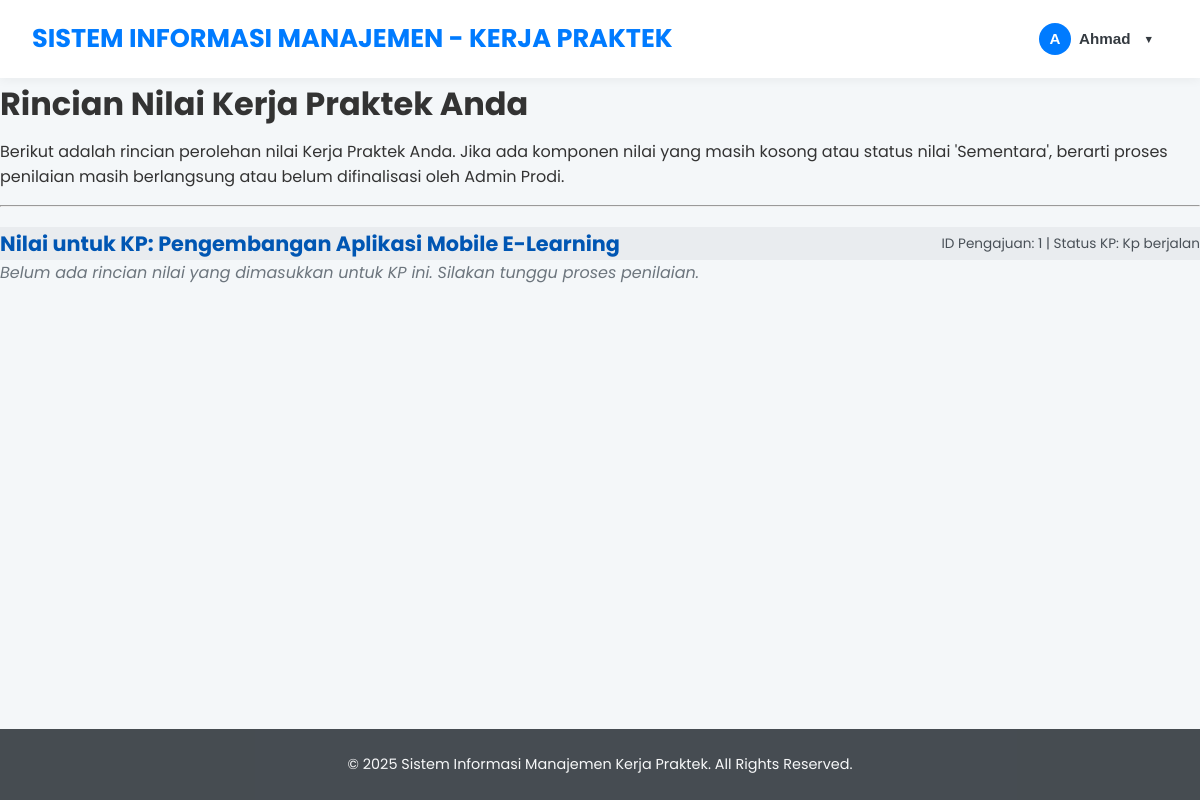
/mahasiswa/nilai_view.php (signed in), run on the app's committed database.
### tables this page shows
CREATE TABLE `pengajuan_kp` (
  `id_pengajuan` int NOT NULL,
  `nim` varchar(15) NOT NULL,
  `id_perusahaan` int DEFAULT NULL,
  `judul_kp` varchar(255) DEFAULT NULL,
  `deskripsi_kp` text,
  `tanggal_pengajuan` date NOT NULL,
  `tanggal_mulai_rencana` date DEFAULT NULL,
  `tanggal_selesai_rencana` date DEFAULT NULL,
  `status_pengajuan` enum('draft','diajukan_mahasiswa','diverifikasi_dospem','disetujui_dospem','ditolak_dospem','menunggu_konfirmasi_perusahaan','diterima_perusahaan','ditolak_perusahaan','penentuan_dospem_kp','kp_berjalan','selesai_pelaksanaan','laporan_disetujui','selesai_dinilai','dibatalkan') DEFAULT 'draft',
  `nip_dosen_pembimbing_kp` varchar(20) DEFAULT NULL,
  `catatan_admin` text,
  `catatan_dosen` text,
  `surat_pengantar_path` varchar(255) DEFAULT NULL,
  `surat_balasan_perusahaan_path` varchar(255) DEFAULT NULL,
  `created_at` timestamp NOT NULL DEFAULT CURRENT_TIMESTAMP,
  `updated_at` timestamp NOT NULL DEFAULT CURRENT_TIMESTAMP ON UPDATE CURRENT_TIMESTAMP
);

### mahasiswa/nilai_view.php (the view, shortened to what this page needs)
<?php
$nim_mahasiswa = $_SESSION['user_id'];
$error_message = '';
$nilai_kp_data_list = [];
require_once '../config/db_connect.php';
if ($conn && ($conn instanceof mysqli)) {
    $sql = "SELECT
                pk.id_pengajuan,
                pk.judul_kp,
                pk.status_pengajuan, /* Untuk konteks, apakah KP sudah selesai */
                nk.id_nilai,
                nk.nilai_pembimbing_lapangan,
                nk.catatan_pembimbing_lapangan,
                nk.nilai_dosen_pembimbing,
                nk.catatan_dosen_pembimbing,
                nk.nilai_penguji1_seminar,
                nk.catatan_penguji1_seminar,
                nk.nilai_penguji2_seminar,
                nk.catatan_penguji2_seminar,
                nk.nilai_akhir_angka,
                nk.nilai_akhir_huruf,
                nk.is_final,
                nk.tanggal_input_nilai
            FROM pengajuan_kp pk
            LEFT JOIN nilai_kp nk ON pk.id_pengajuan = nk.id_pengajuan
            WHERE pk.nim = ?
            ORDER BY pk.id_pengajuan DESC";
    $stmt = $conn->prepare($sql);
    if ($stmt) {
        $stmt->bind_param("s", $nim_mahasiswa);
        $stmt->execute();
        $result = $stmt->get_result();
        if ($result->num_rows > 0) {
            while ($row = $result->fetch_assoc()) {
                $nilai_kp_data_list[] = $row;
            }
        }
    } else {
        $error_message = "Gagal menyiapkan query untuk mengambil data nilai KP: " . (($conn->error) ? htmlspecialchars($conn->error) : "Kesalahan tidak diketahui.");
    }
} else {
    $error_message = "Koneksi database gagal atau tidak valid.";
}
$page_title = "Rincian Nilai Kerja Praktek Anda";
require_once '../includes/header.php';
?>
<div class="page-layout-wrapper">
    <main class="main-content-area">
        <div class="list-container nilai-view-container-mahasiswa">
            <h1><?php echo htmlspecialchars($page_title); ?></h1>
            <p>Berikut adalah rincian perolehan nilai Kerja Praktek Anda. Jika ada komponen nilai yang masih kosong atau status nilai 'Sementara', berarti proses penilaian masih berlangsung atau belum difinalisasi oleh Admin Prodi.</p>
            <hr>
            <?php if (empty($nilai_kp_data_list) && empty($error_message)): ?>
                <div class="message info">
                    <p>Anda belum memiliki data pengajuan Kerja Praktek, atau belum ada nilai yang dimasukkan untuk KP Anda.</p>
                </div>
            <?php elseif (!empty($nilai_kp_data_list)): ?>
                <?php foreach ($nilai_kp_data_list as $data_kp): ?>
                    <div class="kp-nilai-group card mb-4">
                        <div class="card-header">
                            <h3>Nilai untuk KP: <?php echo htmlspecialchars($data_kp['judul_kp']); ?></h3>
                            <small>ID Pengajuan: <?php echo $data_kp['id_pengajuan']; ?> | Status KP:
                                <span class="status-badge status-<?php echo strtolower(str_replace([' ', '_'], '-', $data_kp['status_pengajuan'])); ?>">
                                    <?php echo htmlspecialchars(ucfirst(str_replace('_', ' ', $data_kp['status_pengajuan']))); ?>
                                </span>
                            </small>
                        </div>
                        <div class="card-body">
                            <?php if ($data_kp['id_nilai'] === null):  ?>
                                <p class="text-muted"><em>Belum ada rincian nilai yang dimasukkan untuk KP ini. Silakan tunggu proses penilaian.</em></p>
                            <?php endif;  ?>
                        </div>
                    </div>
                <?php endforeach; ?>
            <?php endif; ?>
        </div>
    </main>
</div>
<?php
require_once '../includes/footer.php';
?>

### includes/header.php (style rules this page uses)
:root { --primary-color: #007BFF; --primary-hover: #0056b3; --secondary-color: #6c757d; --dark-color: #343a40; --light-color: #f8f9fa; --background-color: #f4f7f9; --text-color: #333; --border-color: #dee2e6; --card-shadow: 0 4px 15px rgba(0,0,0,0.06); --border-radius: 12px; }
* { box-sizing: border-box; }
body, h1, h2, h3, h4, h5, h6, p, ul, ol { margin: 0; padding: 0; }
body { font-family: 'Poppins', sans-serif; line-height: 1.6; background-color: var(--background-color); color: var(--text-color); display: flex; flex-direction: column; min-height: 100vh; }

### mahasiswa/nilai_view.php (style rules this page uses)
.nilai-view-container-mahasiswa h1 { margin-top: 0; margin-bottom: 10px; }
.nilai-view-container-mahasiswa hr { margin-bottom: 20px; }
.nilai-view-container-mahasiswa p { margin-bottom: 15px; line-height:1.6; }
.kp-nilai-group.card { margin-bottom: 30px; }
.kp-nilai-group .card-header { display: flex; justify-content: space-between; align-items: center; background-color: #e9ecef; }
.kp-nilai-group .card-header h3 { margin: 0; font-size: 1.3em; color: #0056b3; }
.kp-nilai-group .card-header small { font-size: 0.85em; color: #495057; }
.text-muted { color: #6c757d !important; }

### data on the page
pengajuan_kp: judul_kp "Pengembangan Aplikasi Mobile E-Learning", id_pengajuan "1", status_pengajuan "Kp berjalan"

### other printed values
substr($user_nama, 0, 1) "A"
explode(' ', $user_nama)[0] "Ahmad"
$page_title "Rincian Nilai Kerja Praktek Anda"
